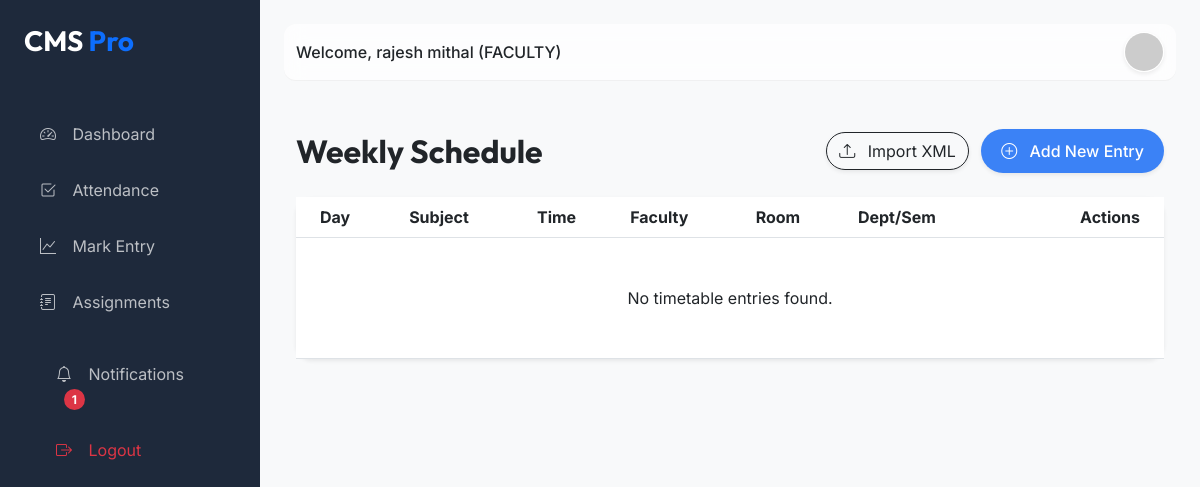
Screenshot of /timetable/ (signed in) with the database file from the repository.
### cms_app/models.py (models this page shows, shortened)
class User(AbstractUser):
    ADMIN = 'ADMIN'
    FACULTY = 'FACULTY'
    PRINCIPAL = 'PRINCIPAL'
    STUDENT = 'STUDENT'
    ROLE_CHOICES = (
        (ADMIN, 'Admin'),
        (FACULTY, 'Faculty'),
        (PRINCIPAL, 'Principal'),
        (STUDENT, 'Student'),
    )
    role = models.CharField(max_length=20, choices=ROLE_CHOICES, default=FACULTY)
    is_authorized = models.BooleanField(default=False)
    @property
    def unread_notifications_count(self):
        return self.notifications.filter(is_read=False).count()

### cms_app/views.py (the view)
# urls.py: path('timetable/', views.timetable_list, name='timetable_list'),
@login_required
def timetable_list(request):
    timetable = Timetable.objects.all().order_by('day', 'start_time')
    return render(request, 'timetable/timetable_list.html', {'timetable': timetable})

### templates/timetable/timetable_list.html (shortened to what this page needs)
{% extends 'base.html' %}
{% block content %}
<div class="container-fluid py-4">
    <div class="d-flex justify-content-between align-items-center mb-4">
        <h2 class="fw-bold mb-0 text-dark">Weekly Schedule</h2>
        {% if user.role != 'STUDENT' %}
        <div>
            <button type="button" class="btn btn-outline-dark rounded-pill me-2 shadow-sm" data-bs-toggle="modal"
                data-bs-target="#importTimetableModal">
                <i class="bi bi-upload me-2"></i> Import XML
            </button>
            <a href="{% url 'timetable_add' %}" class="btn btn-primary rounded-pill shadow-sm">
                <i class="bi bi-plus-circle me-2"></i> Add New Entry
            </a>
        </div>
        {% endif %}
    </div>
    <div class="glass-card shadow-sm border-0">
        <div class="table-responsive">
            <table class="table table-hover align-middle mb-0 text-dark">
                <thead class="bg-white bg-opacity-10">
                    <tr>
                        <th class="ps-4">Day</th>
                        <th>Subject</th>
                        <th>Time</th>
                        <th>Faculty</th>
                        <th>Room</th>
                        <th>Dept/Sem</th>
                        {% if user.role != 'STUDENT' %}
                        <th class="text-end pe-4">Actions</th>
                        {% endif %}
                    </tr>
                </thead>
                <tbody>
                    {% for entry in timetable %}
                    <tr>
                        <td class="ps-4 fw-bold text-primary-light">{{ entry.get_day_display }}</td>
                        <td>{{ entry.subject }}</td>
                        <td>
                            <i class="bi bi-clock me-1 text-info small"></i>
                            {{ entry.start_time|time:"H:i" }} - {{ entry.end_time|time:"H:i" }}
                        </td>
                        <td>{{ entry.faculty.user.get_full_name|default:entry.faculty.user.username }}</td>
                        <td><span class="badge bg-secondary bg-opacity-25">{{ entry.room }}</span></td>
                        <td>
                            <small class="text-dark-50">{{ entry.department }}</small>
                            <span class="badge bg-white bg-opacity-10 ms-1">S{{ entry.semester }}</span>
                        </td>
                        {% if user.role != 'STUDENT' %}
                        <td class="text-end pe-4">
                            <div class="btn-group">
                                <a href="{% url 'timetable_edit' entry.pk %}"
                                    class="btn btn-sm btn-outline-light border-0">
                                    <i class="bi bi-pencil"></i>
                                </a>
                                <a href="{% url 'timetable_delete' entry.pk %}"
                                    class="btn btn-sm btn-outline-light border-0 text-danger">
                                    <i class="bi bi-trash"></i>
                                </a>
                            </div>
                        </td>
                        {% endif %}
                    </tr>
                    {% empty %}
                    <tr>
                        <td colspan="7" class="text-center py-5 text-dark-50">No timetable entries found.</td>
                    </tr>
                    {% endfor %}
                </tbody>
            </table>
        </div>
    </div>
</div>
{% endblock %}

### templates/base.html (shortened to what this page needs)
<!DOCTYPE html>
<html lang="en">
<head>
    <link href="https://cdn.jsdelivr.net/npm/bootstrap@5.3.0/dist/css/bootstrap.min.css" rel="stylesheet">
    <link rel="stylesheet" href="https://cdn.jsdelivr.net/npm/bootstrap-icons@1.11.1/font/bootstrap-icons.css">
</head>
<body>
    {% if user.is_authenticated %}
    <div class="sidebar" id="sidebar">
        <div class="p-4">
            <h3 class="fw-bold mb-4">CMS <span class="text-primary">Pro</span></h3>
        </div>
        <nav class="nav flex-column">
            <a class="nav-link {% if request.resolver_match.url_name == 'dashboard' %}active{% endif %}"
                href="{% url 'dashboard' %}">
                <i class="bi bi-speedometer2"></i> Dashboard
            </a>
            {% if user.role == 'FACULTY' %}
            <a class="nav-link {% if 'attendance' in request.path %}active{% endif %}"
                href="{% url 'attendance_mark' %}">
                <i class="bi bi-check2-square"></i> Attendance
            </a>
            <a class="nav-link {% if 'marks' in request.path %}active{% endif %}" href="{% url 'marks_list' %}">
                <i class="bi bi-graph-up"></i> Mark Entry
            </a>
            <a class="nav-link {% if 'assignments' in request.path %}active{% endif %}"
                href="{% url 'assignment_list' %}">
                <i class="bi bi-journal-text"></i> Assignments
            </a>
            {% endif %}
            <div class="mt-auto p-3">
                <a class="nav-link {% if 'notifications' in request.path %}active{% endif %}"
                    href="{% url 'notification_list' %}">
                    <i class="bi bi-bell"></i> Notifications
                    {% if user.unread_notifications_count > 0 %}
                    <span class="badge bg-danger rounded-pill ms-2">{{ user.unread_notifications_count }}</span>
                    {% endif %}
                </a>
                <a class="nav-link text-danger" href="{% url 'logout' %}">
                    <i class="bi bi-box-arrow-right"></i> Logout
                </a>
            </div>
        </nav>
    </div>
    {% endif %}
    <div class="{% if user.is_authenticated %}main-content{% else %}container{% endif %}">
        {% if user.is_authenticated %}
        <nav class="navbar navbar-expand-lg">
            <div class="container-fluid">
                <span class="navbar-text fw-medium text-dark">
                    Welcome, {{ user.get_full_name|default:user.username }} ({{ user.role }})
                </span>
                <div class="ms-auto d-flex align-items-center">
                    <div class="dropdown">
                        <a href="{% if user.role == 'STUDENT' %}{% url 'student_profile' %}{% elif user.role == 'FACULTY' %}{% url 'faculty_profile' %}{% elif user.role == 'PRINCIPAL' %}{% url 'principal_profile' %}{% else %}#{% endif %}"
                            title="View Profile">
                            <img src="https://ui-avatars.com/api/?name={{ user.username }}&background=random"
                                class="rounded-circle border border-white shadow-sm" width="40" height="40"
                                alt="avatar shadow-sm">
                        </a>
                    </div>
                </div>
            </div>
        </nav>
        {% endif %}
        {% block content %}{% endblock %}
    </div>
</body>
</html>

### templates/base.html (style rules this page uses)
:root { --primary-bg: #f8f9fa; --sidebar-bg: #1e293b; --accent-color: #3b82f6; --text-main: #0f172a; --card-glass: rgba(255, 255, 255, 0.7); }
body { font-family: 'Inter', sans-serif; background-color: var(--primary-bg); color: var(--text-main); overflow-x: hidden; }
h1, h2, h3, .navbar-brand { font-family: 'Outfit', sans-serif; }
.glass-card { background: var(--card-glass); backdrop-filter: blur(10px); border: 1px solid rgba(255, 255, 255, 0.3); border-radius: 16px; box-shadow: 0 4px 30px rgba(0, 0, 0, 0.1); }
.sidebar { height: 100vh; width: 260px; position: fixed; top: 0; left: 0; background-color: var(--sidebar-bg); color: white; transition: all 0.3s; z-index: 1000; }
.sidebar .nav-link { color: rgba(255, 255, 255, 0.7); padding: 12px 24px; border-radius: 8px; margin: 4px 16px; transition: 0.3s; }
.sidebar .nav-link i { margin-right: 12px; }
.main-content { margin-left: 260px; padding: 24px; transition: all 0.3s; }
.navbar { background: var(--card-glass); backdrop-filter: blur(10px); border-bottom: 1px solid rgba(0, 0, 0, 0.05); margin-bottom: 24px; border-radius: 12px; }
.btn-primary { background-color: var(--accent-color); border: none; padding: 10px 20px; border-radius: 8px; font-weight: 500; transition: 0.3s; }

### rows the page displays
User: unread_notifications_count "1", get_full_name "rajesh mithal", role "FACULTY"
